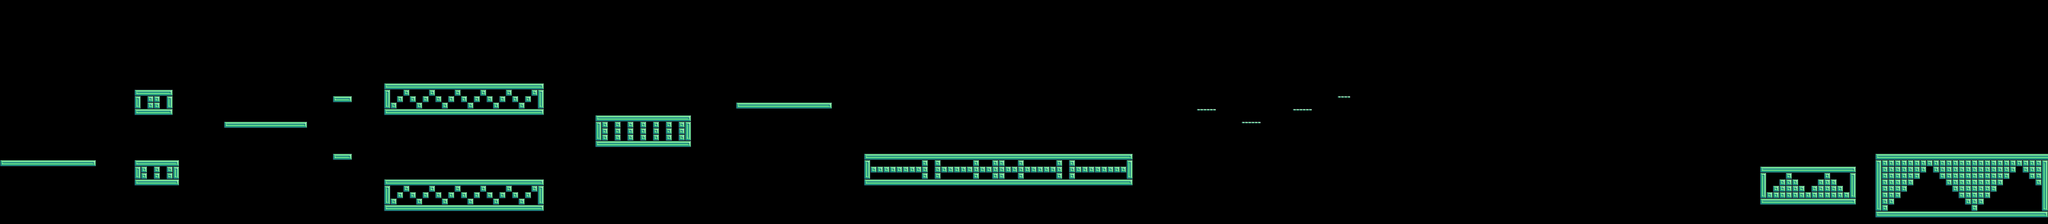

This is a level from a 2D game, rendered from its Tiled map with the project's own tilesets. A one-line summary and the map file follow, with tile-layer data summarised:
An orthogonal 320x35 tile map with 16x16 px tiles, 1 tile layer (Tile Layer 1).

<map version="1.10" tiledversion="1.11.2" orientation="orthogonal" renderorder="right-down" width="320" height="35" tilewidth="16" tileheight="16" infinite="0" nextlayerid="2" nextobjectid="1">
 <editorsettings>
  <export target="../../../maps/level4_ground.csv" format="csv" />
 </editorsettings>
 <tileset firstgid="1" name="Tileset" tilewidth="16" tileheight="16" tilecount="176" columns="16">
  <image source="Tileset.png" width="256" height="176" />
 </tileset>
 <layer id="1" name="Tile Layer 1" width="320" height="35">
  <data>[11200 cells, 710 non-empty, 10 distinct tile ids]</data>
 </layer>
</map>
